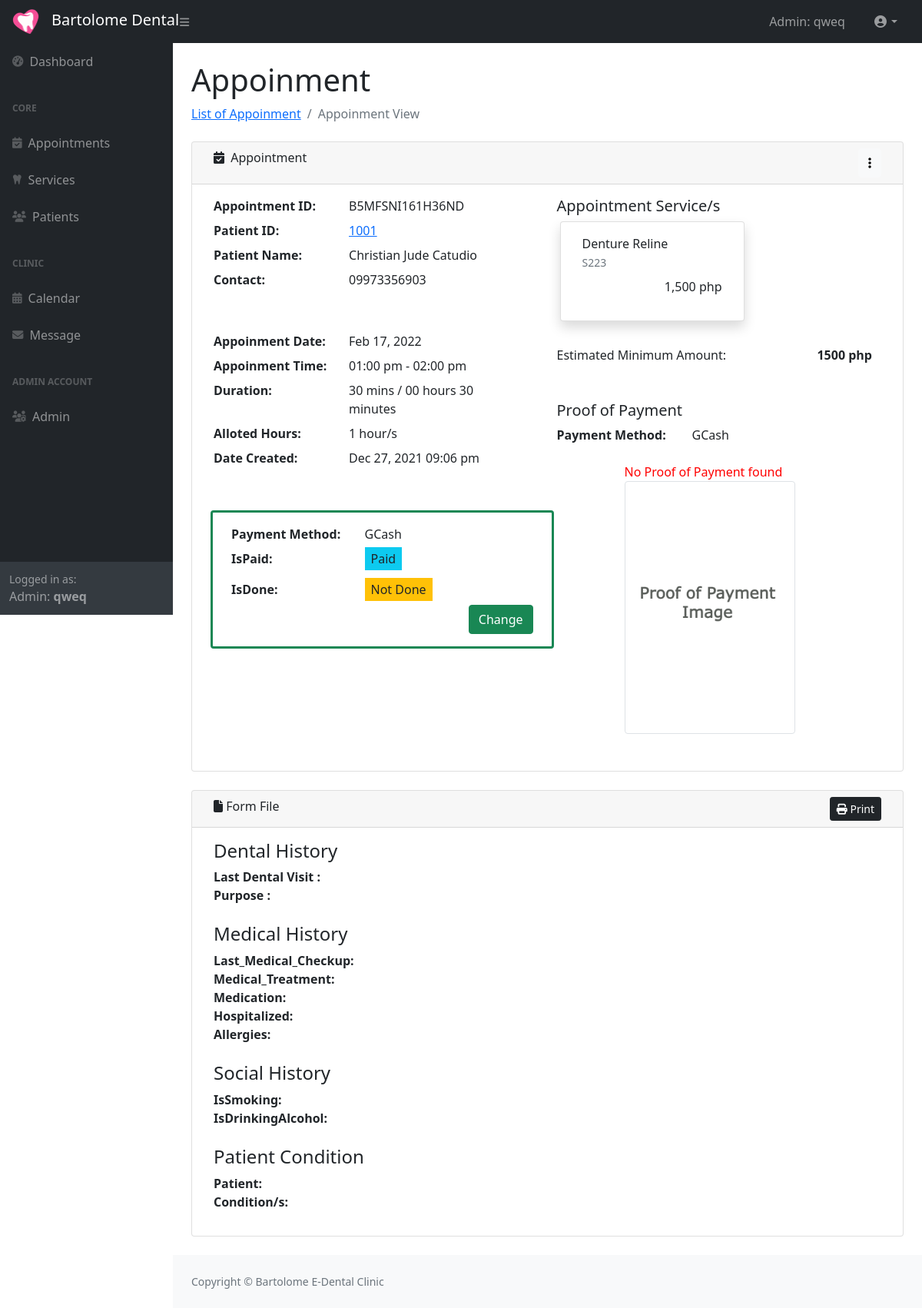
/admin/appointment/B5MFSNI161H36ND (signed in), run on an earlier commit of the app's database.
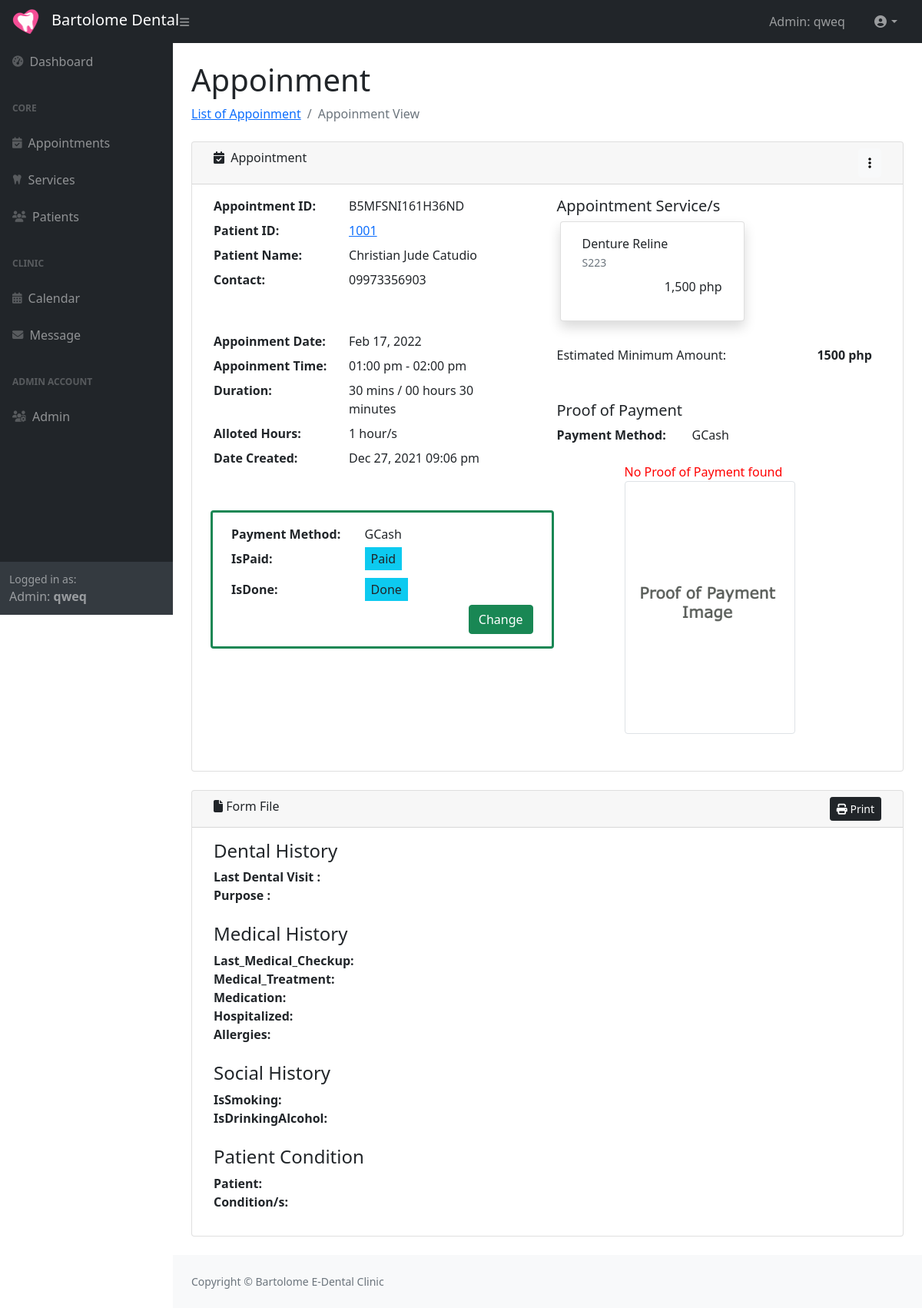
And on a later commit of the database.
### tables this page shows
CREATE TABLE `appointment` (
  `Appointment_Id` varchar(20) NOT NULL,
  `Patient_ID` int(5) NOT NULL,
  `Contact` varchar(12) NOT NULL,
  `Appoinment_Date` date NOT NULL,
  `Appointment_StartTime` time NOT NULL,
  `Appointment_EndTime` time NOT NULL,
  `Duration_Minutes` int(3) NOT NULL,
  `Allotted_Hours` int(2) NOT NULL,
  `Date_Created` datetime NOT NULL,
  `Payment_Method` varchar(25) NOT NULL,
  `IsPaid` tinyint(1) NOT NULL,
  `Amount` int(6) NOT NULL,
  `IsDone` tinyint(1) NOT NULL,
  `IsApproved` tinyint(1) NOT NULL
);

### classes/databaseConnection.class.php (called while the page is built)
<?php
class DatabaseConnection {
    private $host = 'localhost';
    private $user = 'root';
    private $password = '';
    private $databaseName = 'dentalclinic_system';
    protected function connect(){
        try{
            $dsn = 'mysql:host='. $this->host .';dbname='. $this->databaseName;
            $pdo =  new PDO($dsn, $this->user, $this->password);
            $pdo->setAttribute(PDO::ATTR_DEFAULT_FETCH_MODE,PDO::FETCH_ASSOC);
            return $pdo;
        }catch(PDOException $e){
            print "Error: " .$e->getMessage() . "<br/>";
            die();
        }
    }
}

### classes/appoinment.class.php (called while the page is built, shortened)
<?php
include_once 'databaseConnection.class.php';
class Appointment extends DatabaseConnection
{
    public function getAppointmentById($appoinmentId)
    {
        $sql = "SELECT * FROM `appointment` WHERE `Appointment_Id` = ?";
        $stmt = $this->connect()->prepare($sql);
        $stmt->execute([$appoinmentId]);
        $appointmentData = array();
        while ($row = $stmt->fetch()) {
            $appointment = array(
                "Patient_ID" => $row["Patient_ID"],
                "Contact" => $row["Contact"],
                "Appoinment_Date" => $row["Appoinment_Date"],
                "Appointment_StartTime" => $row["Appointment_StartTime"],
                "Appointment_EndTime" => $row["Appointment_EndTime"],
                "Duration_Minutes" => $row["Duration_Minutes"],
                "Allotted_Hours" => $row["Allotted_Hours"],
                "Date_Created" => $row["Date_Created"],
                "Payment_Method" => $row["Payment_Method"],
                "IsPaid" => $row["IsPaid"],
                "IsDone" => $row["IsDone"],
                "Amount" => $row["Amount"],
                "IsApproved" => $row["IsApproved"],
            );
            array_push($appointmentData, $appointment);
        }
        $sql2 = "SELECT * FROM `appointment_service` WHERE `Appoinment_Id` = ?";
        $stmt2 = $this->connect()->prepare($sql2);
        $stmt2->execute([$appoinmentId]);
        $appointmentServices = array();
        while ($row = $stmt2->fetch()) {
            $service = array(
                "Service_Id" => $row["Service_Id"],
                "Service_Name" => $row["Service_Name"],
                "Service_Prc" => $row["Service_Prc"],
            );
            array_push($appointmentServices, $service);
        }
        array_push($appointmentData, $appointmentServices);
        return $appointmentData;
    }
    public function getPOP($app_id)
    {
        $sql = "SELECT * FROM `proof_of_payments` WHERE `App_Id` = ?";
        $stmt = $this->connect()->prepare($sql);
        $stmt->execute([$app_id]);
    }
}

### classes/patient.class.php (called while the page is built, shortened)
<?php
include_once 'databaseConnection.class.php';
class Patient extends DatabaseConnection
{
    public function getPatientById($patientID)
    {
        $sql = "SELECT `Patient_ID`, `Name`, `Nickname`, `Birthday`, `Age`, `Gender`, `Civil Status`, `Address`, `Email`, `Contact`, `Date_Created` FROM `patient` WHERE `Patient_ID` = ?";
        $stmt = $this->connect()->prepare($sql);
        $stmt->execute([$patientID]);
        while ($row = $stmt->fetch()) {
            $patient = array("Patient_ID" =>$row["Patient_ID"], "Name" =>$row["Name"],  "Nickname" =>$row["Nickname"],  "Birthday" =>$row["Birthday"],"Age" =>$row["Age"], "Gender" =>$row["Gender"],"Civil_Status" =>$row["Civil Status"], "Address" =>$row["Address"],"Email" =>$row["Email"], "Contact" =>$row["Contact"],"Date_Created" =>$row["Date_Created"]);;
            return $patient;
        }
    }
}

### admin/appointmentView.php (the view, shortened to what the changed rows need)
<?php session_start();
$appointmentId = $_GET["appoinmentId"];
include_once '../classes/appoinment.class.php';
include_once '../classes/patient.class.php';
$appointment_obj = new Appointment();
$patient_obj = new Patient();
$appointment = $appointment_obj->getAppointmentById($appointmentId);
$patient = $patient_obj->getPatientById($appointment[0]["Patient_ID"]);
function convertToHoursMins($time, $format = '%02d:%02d')
{
    $hours = floor($time / 60);
    $minutes = ($time % 60);
    return sprintf($format, $hours, $minutes);
}
?>
<!DOCTYPE html>
<html lang="en">
<head>
    <?php include 'html-head.php' ?>
</head>
<body class="sb-nav-fixed">
    <div id="layoutSidenav">
        <div id="layoutSidenav_content">
            <main>
                <div class="container-fluid px-4">
                    <h1 class="mt-4">Appoinment</h1>
                    <div class="card mb-4">
                        <div class="card-body">
                            <div class="container">
                                <div class="row">
                                    <div class="col">
                                        <dl class="row">
                                            <div class="row">
                                                <dt class="col-sm-5">Appointment ID:</dt>
                                                <dd class="col-sm-7">
                                                    <?php
                                                    echo $appointmentId;
                                                    ?>
                                                </dd>
                                                <dt class="col-sm-5">Patient ID:</dt>
                                                <dd class="col-sm-7">
                                                    <a href="patients/<?php echo  $appointment[0]["Patient_ID"] ?>">
                                                        <?php
                                                        echo $appointment[0]["Patient_ID"];
                                                        ?>
                                                    </a>
                                                </dd>
                                                <dt class="col-sm-5">Patient Name:</dt>
                                                <dd class="col-sm-7" id="appPtName"><?php echo $patient["Name"]; ?>
                                                </dd>
                                                <dt class="col-sm-5">Contact:</dt>
                                                <dd class="col-sm-7">
                                                    <?php
                                                    echo $appointment[0]["Contact"]
                                                    ?>
                                                </dd>
                                            </div>
                                            <div class="row mt-5 ">
                                                <dt class="col-sm-5">Appoinment Date:</dt>
                                                <dd class="col-sm-7" id="appDate"><?php
                                                                        $appDate = date_create($appointment[0]["Appoinment_Date"]);
                                                                        echo date_format($appDate, "M d, Y");
                                                                        ?>
                                                </dd>
                                                <dt class="col-sm-5">Appoinment Time:</dt>
                                                <dd class="col-sm-7" id="appTime" ><?php
                                                    $appTime_Start = date_create($appointment[0]["Appointment_StartTime"]);
                                                    $appTime_End = date_create($appointment[0]["Appointment_EndTime"]);
                                                    echo date_format($appTime_Start, " h:i a") . " - " . date_format($appTime_End, " h:i a");
                                                    ?>
                                                </dd>
                                                <dt class="col-sm-5">Duration:</dt>
                                                <dd class="col-sm-7">
                                                    <?php
                                                    $appTime_Duration = $appointment[0]["Duration_Minutes"];
                                                    echo $appTime_Duration . " mins / " .  convertToHoursMins($appTime_Duration, '%02d hours %02d minutes');;
                                                    ?>
                                                </dd>
                                                <dt class="col-sm-5">Alloted Hours:</dt>
                                                <dd class="col-sm-7">
                                                    <?php
                                                    $appTime_Allotted = $appointment[0]["Allotted_Hours"];
                                                    echo $appTime_Allotted . " hour/s";
                                                    ?>
                                                </dd>
                                                <dt class="col-sm-5">Date Created:</dt>
                                                <dd class="col-sm-7">
                                                    <?php
                                                    $dateCreated = date_create($appointment[0]["Date_Created"]);
                                                    echo date_format($dateCreated, "M d, Y h:i a");
                                                    ?>
                                                </dd>
                                            </div>
                                            <div class="row py-3 mx-2 mt-5 border border-3 border-success rounded">
                                                <dt class="col-sm-5">Payment Method:</dt>
                                                <dd class="col-sm-7" id="appPayment"><?php
                                                    echo $appointment[0]["Payment_Method"]
                                                    ?>
                                                </dd>
                                                <dt class="col-sm-5 ">IsPaid:</dt>
                                                <dd class="col-sm-7">
                                                    <?php
                                                    $isPaid = ($appointment[0]["IsPaid"]) ? "Paid" : "Not Paid";
                                                    $color = ($appointment[0]["IsPaid"]) ? "info" : "warning";
                                                    echo "<span class='bg-$color px-2 py-1'>" . $isPaid . "</span>";
                                                    ?>
                                                </dd>
                                                <dt class="col-sm-5 mt-2">IsDone:</dt>
                                                <dd class="col-sm-7 mt-2">
                                                    <?php
                                                    $isDone = ($appointment[0]["IsDone"]) ? "Done" : "Not Done";
                                                    $colorDone = ($appointment[0]["IsDone"]) ? "info" : "warning";
                                                    echo "<span class='bg-$colorDone  px-2 py-1'>" . $isDone . '</span>';
                                                    ?>
                                                </dd>
                                                <div class="col-sm-12">
                                                    <button class="btn btn-success float-end" data-bs-toggle="modal" data-bs-target="#modalSetChanges">Change</button>
                                                </div>
                                            </div>
                                        </dl>
                                    </div>
                                    <div class="col-xl-6 ">
                                        <div class="row mt-3">
                                            <div class="col-4 text-end pe-4">
                                                <strong id="appAmount"><?php echo $appointment[0]["Amount"] ?> php</strong>
                                            </div>
                                        </div>
                                        <?php
                                        if ($appointment[0]["Payment_Method"] != "PayLater") {
                                        ?>
                                            <p class="h5 mt-5">Proof of Payment</p>
                                            <div class="row ">
                                                <dl class="row ">
                                                    <dt class="col-sm-5">Payment Method:</dt>
                                                    <dd class="col-sm-7">
                                                        <?php
                                                        echo $appointment[0]["Payment_Method"]
                                                        ?>
                                                    </dd>
                                                </dl>
                                                <div class="row justify-content-center">
                                                    <div class="col-sm-7 mb-3">
                                                        <?php
                                                        $pop = $appointment_obj->getPOP($appointmentId);
                                                        $imgSrc = '../resources/images/Proof_of_Payment.png';
                                                        if ($pop != null) {
                                                            $imgSrc = '../resources/Proof_of_Payments/' . $pop['ImgFileName'] . '.jpg';
                                                        } else {
                                                            echo '<span style="color:red;" >No Proof of Payment found</span>';
                                                        }
                                                        ?>
                                                        <img src="<?php echo $imgSrc ?>" alt="Image for Proof of Payment " class="img-thumbnail mb-3 " id="imgPOP">
                                                    </div>
                                                </div>
                                            </div>
                                        <?php
                                        }
                                        ?>
                                    </div>
                                </div>
                            </div>
                        </div>
                    </div>
            </main>
        </div>
    </div>
</body>
</html>

What changed in the data, as far as the page shows it:
changed appointment "01:00 pm": IsDone "Not Done" → "Done"
